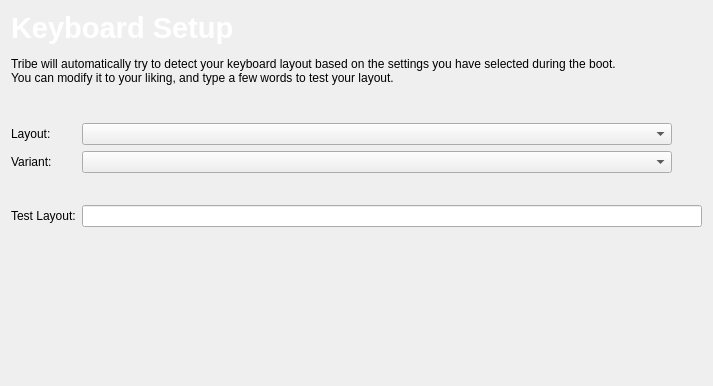
<?xml version="1.0" encoding="UTF-8"?>
<ui version="4.0">
 <class>Keyboard</class>
 <widget class="QWidget" name="Keyboard">
  <property name="geometry">
   <rect>
    <x>0</x>
    <y>0</y>
    <width>713</width>
    <height>386</height>
   </rect>
  </property>
  <property name="windowTitle">
   <string>Keyboard Setup</string>
  </property>
  <layout class="QGridLayout" name="gridLayout_2">
   <item row="0" column="0" rowspan="2">
    <layout class="QVBoxLayout" name="verticalLayout">
     <item>
      <widget class="QLabel" name="label">
       <property name="text">
        <string>&lt;!DOCTYPE HTML PUBLIC &quot;-//W3C//DTD HTML 4.0//EN&quot; &quot;http://www.w3.org/TR/REC-html40/strict.dtd&quot;&gt;
&lt;html&gt;&lt;head&gt;&lt;meta name=&quot;qrichtext&quot; content=&quot;1&quot; /&gt;&lt;style type=&quot;text/css&quot;&gt;
p, li { white-space: pre-wrap; }
&lt;/style&gt;&lt;/head&gt;&lt;body style=&quot; font-family:'Sans Serif'; font-size:9pt; font-weight:400; font-style:normal;&quot;&gt;
&lt;p style=&quot; margin-top:0px; margin-bottom:0px; margin-left:0px; margin-right:0px; -qt-block-indent:0; text-indent:0px; font-size:10pt;&quot;&gt;&lt;span style=&quot; font-size:22pt; font-weight:600; color:#ffffff;&quot;&gt;Keyboard Setup&lt;/span&gt;&lt;/p&gt;&lt;/body&gt;&lt;/html&gt;</string>
       </property>
      </widget>
     </item>
     <item>
      <widget class="QLabel" name="label_2">
       <property name="minimumSize">
        <size>
         <width>0</width>
         <height>40</height>
        </size>
       </property>
       <property name="text">
        <string>Tribe will automatically try to detect your keyboard layout based on the settings you have selected during the boot.
You can modify it to your liking, and type a few words to test your layout.</string>
       </property>
      </widget>
     </item>
    </layout>
   </item>
   <item row="7" column="0">
    <layout class="QGridLayout" name="gridLayout_3">
     <item row="2" column="1">
      <spacer name="verticalSpacer_3">
       <property name="orientation">
        <enum>Qt::Vertical</enum>
       </property>
       <property name="sizeHint" stdset="0">
        <size>
         <width>20</width>
         <height>40</height>
        </size>
       </property>
      </spacer>
     </item>
     <item row="0" column="1">
      <spacer name="verticalSpacer_2">
       <property name="orientation">
        <enum>Qt::Vertical</enum>
       </property>
       <property name="sizeHint" stdset="0">
        <size>
         <width>20</width>
         <height>40</height>
        </size>
       </property>
      </spacer>
     </item>
     <item row="1" column="1">
      <layout class="QHBoxLayout" name="previewLayout">
       <item>
        <spacer name="verticalSpacer">
         <property name="orientation">
          <enum>Qt::Vertical</enum>
         </property>
         <property name="sizeHint" stdset="0">
          <size>
           <width>20</width>
           <height>40</height>
          </size>
         </property>
        </spacer>
       </item>
      </layout>
     </item>
     <item row="1" column="2">
      <spacer name="horizontalSpacer_2">
       <property name="orientation">
        <enum>Qt::Horizontal</enum>
       </property>
       <property name="sizeHint" stdset="0">
        <size>
         <width>40</width>
         <height>20</height>
        </size>
       </property>
      </spacer>
     </item>
     <item row="1" column="0">
      <spacer name="horizontalSpacer">
       <property name="orientation">
        <enum>Qt::Horizontal</enum>
       </property>
       <property name="sizeHint" stdset="0">
        <size>
         <width>40</width>
         <height>20</height>
        </size>
       </property>
      </spacer>
     </item>
    </layout>
   </item>
   <item row="5" column="0">
    <layout class="QFormLayout" name="formLayout">
     <property name="fieldGrowthPolicy">
      <enum>QFormLayout::ExpandingFieldsGrow</enum>
     </property>
     <item row="0" column="0">
      <widget class="QLabel" name="lblLanguage">
       <property name="text">
        <string>Layout:</string>
       </property>
      </widget>
     </item>
     <item row="0" column="1">
      <widget class="QComboBox" name="cbLayout">
       <property name="sizePolicy">
        <sizepolicy hsizetype="Minimum" vsizetype="Fixed">
         <horstretch>0</horstretch>
         <verstretch>0</verstretch>
        </sizepolicy>
       </property>
       <property name="minimumSize">
        <size>
         <width>0</width>
         <height>0</height>
        </size>
       </property>
       <property name="minimumContentsLength">
        <number>70</number>
       </property>
      </widget>
     </item>
     <item row="1" column="0">
      <widget class="QLabel" name="lblVariant">
       <property name="text">
        <string>Variant:</string>
       </property>
      </widget>
     </item>
     <item row="1" column="1">
      <widget class="QComboBox" name="cbVariant">
       <property name="sizePolicy">
        <sizepolicy hsizetype="Minimum" vsizetype="Fixed">
         <horstretch>0</horstretch>
         <verstretch>0</verstretch>
        </sizepolicy>
       </property>
       <property name="minimumSize">
        <size>
         <width>0</width>
         <height>0</height>
        </size>
       </property>
       <property name="minimumContentsLength">
        <number>70</number>
       </property>
      </widget>
     </item>
     <item row="2" column="1">
      <spacer name="horizontalSpacer_3">
       <property name="orientation">
        <enum>Qt::Horizontal</enum>
       </property>
       <property name="sizeHint" stdset="0">
        <size>
         <width>40</width>
         <height>20</height>
        </size>
       </property>
      </spacer>
     </item>
     <item row="3" column="0">
      <widget class="QLabel" name="lblTestLayout">
       <property name="text">
        <string>Test Layout:</string>
       </property>
      </widget>
     </item>
     <item row="3" column="1">
      <widget class="QLineEdit" name="testLayoutInput">
       <property name="minimumSize">
        <size>
         <width>0</width>
         <height>0</height>
        </size>
       </property>
      </widget>
     </item>
    </layout>
   </item>
   <item row="4" column="0">
    <widget class="QWidget" name="widget" native="true">
     <property name="minimumSize">
      <size>
       <width>0</width>
       <height>20</height>
      </size>
     </property>
    </widget>
   </item>
  </layout>
 </widget>
 <resources/>
 <connections/>
</ui>
